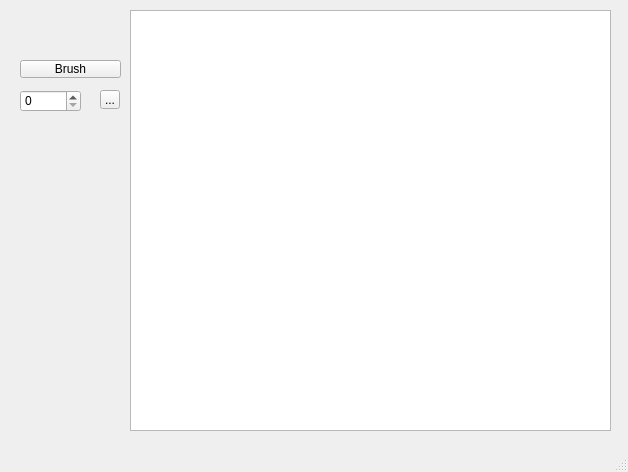
<?xml version="1.0" encoding="UTF-8"?>
<ui version="4.0">
 <class>MainWindow</class>
 <widget class="QMainWindow" name="MainWindow">
  <property name="geometry">
   <rect>
    <x>0</x>
    <y>0</y>
    <width>628</width>
    <height>472</height>
   </rect>
  </property>
  <property name="windowTitle">
   <string>MainWindow</string>
  </property>
  <widget class="QWidget" name="centralwidget">
   <widget class="QGraphicsView" name="graphicsView">
    <property name="geometry">
     <rect>
      <x>130</x>
      <y>10</y>
      <width>481</width>
      <height>421</height>
     </rect>
    </property>
   </widget>
   <widget class="QPushButton" name="pushButton_2">
    <property name="geometry">
     <rect>
      <x>20</x>
      <y>60</y>
      <width>101</width>
      <height>18</height>
     </rect>
    </property>
    <property name="text">
     <string>Brush</string>
    </property>
   </widget>
   <widget class="QToolButton" name="toolButton">
    <property name="geometry">
     <rect>
      <x>100</x>
      <y>90</y>
      <width>20</width>
      <height>19</height>
     </rect>
    </property>
    <property name="text">
     <string>...</string>
    </property>
   </widget>
   <widget class="QSpinBox" name="spinBox">
    <property name="geometry">
     <rect>
      <x>20</x>
      <y>90</y>
      <width>61</width>
      <height>22</height>
     </rect>
    </property>
   </widget>
  </widget>
  <widget class="QMenuBar" name="menubar">
   <property name="geometry">
    <rect>
     <x>0</x>
     <y>0</y>
     <width>628</width>
     <height>17</height>
    </rect>
   </property>
  </widget>
  <widget class="QStatusBar" name="statusbar"/>
 </widget>
 <resources/>
 <connections/>
</ui>
